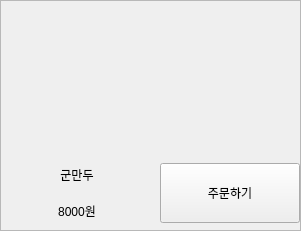
            <widget class="QFrame" name="frame_10">
             <property name="minimumSize">
              <size>
               <width>301</width>
               <height>231</height>
              </size>
             </property>
             <property name="maximumSize">
              <size>
               <width>301</width>
               <height>231</height>
              </size>
             </property>
             <property name="frameShape">
              <enum>QFrame::StyledPanel</enum>
             </property>
             <property name="frameShadow">
              <enum>QFrame::Raised</enum>
             </property>
             <widget class="QWidget" name="verticalLayoutWidget_14">
              <property name="geometry">
               <rect>
                <x>0</x>
                <y>0</y>
                <width>302</width>
                <height>228</height>
               </rect>
              </property>
              <layout class="QVBoxLayout" name="verticalLayout_33">
               <item>
                <widget class="QLabel" name="label_47">
                 <property name="minimumSize">
                  <size>
                   <width>300</width>
                   <height>150</height>
                  </size>
                 </property>
                 <property name="maximumSize">
                  <size>
                   <width>300</width>
                   <height>150</height>
                  </size>
                 </property>
                 <property name="text">
                  <string/>
                 </property>
                 <property name="pixmap">
                  <pixmap>../img/군만두.jpeg</pixmap>
                 </property>
                 <property name="scaledContents">
                  <bool>true</bool>
                 </property>
                </widget>
               </item>
               <item>
                <layout class="QHBoxLayout" name="horizontalLayout_17">
                 <item>
                  <layout class="QVBoxLayout" name="verticalLayout_34">
                   <item>
                    <widget class="QLabel" name="label_48">
                     <property name="minimumSize">
                      <size>
                       <width>150</width>
                       <height>30</height>
                      </size>
                     </property>
                     <property name="maximumSize">
                      <size>
                       <width>150</width>
                       <height>30</height>
                      </size>
                     </property>
                     <property name="layoutDirection">
                      <enum>Qt::LeftToRight</enum>
                     </property>
                     <property name="text">
                      <string>군만두</string>
                     </property>
                     <property name="alignment">
                      <set>Qt::AlignCenter</set>
                     </property>
                    </widget>
                   </item>
                   <item>
                    <widget class="QLabel" name="label_49">
                     <property name="minimumSize">
                      <size>
                       <width>150</width>
                       <height>30</height>
                      </size>
                     </property>
                     <property name="maximumSize">
                      <size>
                       <width>150</width>
                       <height>30</height>
                      </size>
                     </property>
                     <property name="text">
                      <string>8000원</string>
                     </property>
                     <property name="alignment">
                      <set>Qt::AlignCenter</set>
                     </property>
                    </widget>
                   </item>
                  </layout>
                 </item>
                 <item>
                  <widget class="QPushButton" name="selectButton_9">
                   <property name="minimumSize">
                    <size>
                     <width>140</width>
                     <height>60</height>
                    </size>
                   </property>
                   <property name="maximumSize">
                    <size>
                     <width>140</width>
                     <height>60</height>
                    </size>
                   </property>
                   <property name="styleSheet">
                    <string notr="true">QPushButton:pressed {
    background-color: grey;  /* 버튼을 눌렀을 때 배경색 */
    color: white;            /* 버튼을 눌렀을 때 글자색 */
}</string>
                   </property>
                   <property name="text">
                    <string>주문하기</string>
                   </property>
                  </widget>
                 </item>
                </layout>
               </item>
              </layout>
             </widget>
            </widget>
